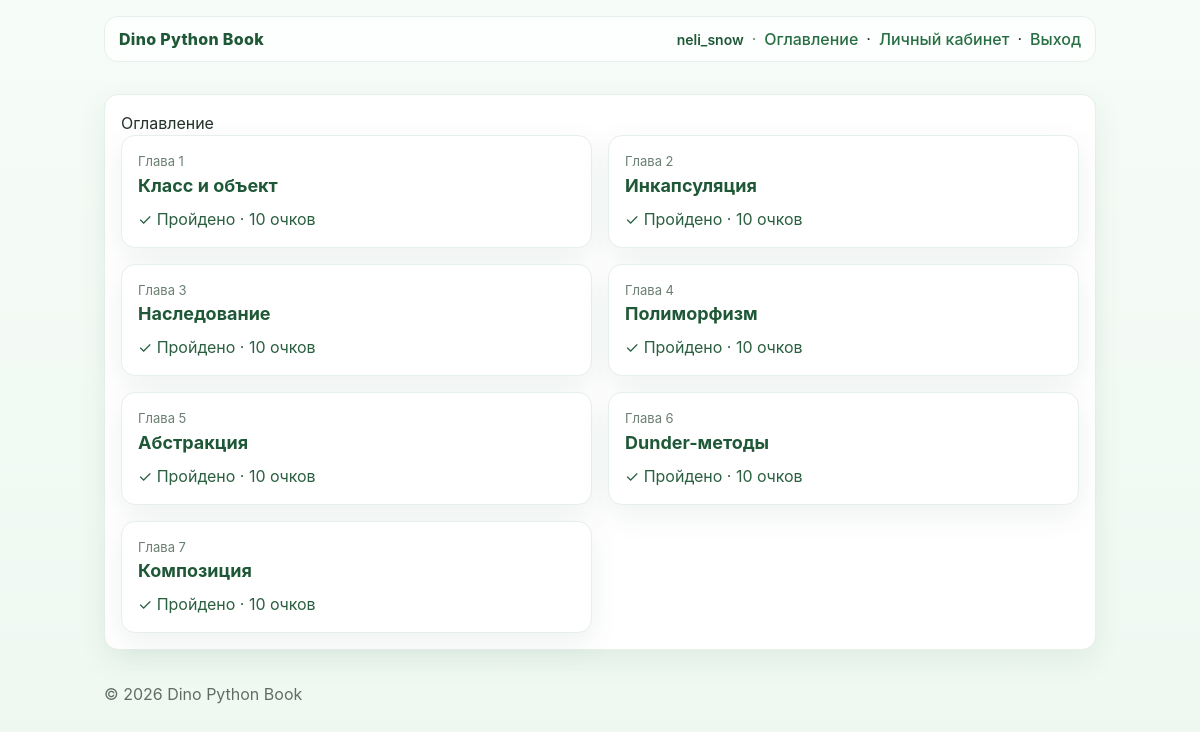
/toc/ (signed in), run on the app's committed database.
### core/models.py (models this page shows, shortened)
class Lesson(models.Model):
    title = models.CharField(max_length=200)
    slug = models.SlugField(unique=True)
    order = models.PositiveIntegerField(default=0)
    chapter = models.CharField(max_length=100, default='ООП')
    theory_html = models.TextField(blank=True, default='')
    starter_code = models.TextField(blank=True, default='')
    tests_inline = models.TextField(blank=True, default='')
    class Meta:
        ordering = ['order']

### core/views.py (the view)
# urls.py: path('toc/', views.toc, name='toc'),
@login_required
def toc(request):
    from .models import Lesson, ChapterProgress
    lessons = list(Lesson.objects.all())
    progresses = {p.lesson_id: p for p in ChapterProgress.objects.filter(user=request.user, lesson__in=lessons)}
    data = []
    for l in lessons:
        prog = progresses.get(l.id)
        data.append({
            'lesson': l,
            'is_completed': bool(prog and prog.is_completed),
            'best_score': prog.best_score if prog else 0,
        })
    return render(request, 'core/toc.html', {'items': data})

### templates/core/toc.html (shortened to what this page needs)
{% extends 'core/base.html' %}
{% block content %}
<div class="card">
  <h2 style="margin-top:0;">Оглавление</h2>
  <div class="grid" style="grid-template-columns:1fr 1fr;">
    {% for it in items %}
      <a href="/lesson/{{ it.lesson.slug }}/" class="card" style="display:block; text-decoration:none;">
        <div style="font-size:13px; color:var(--muted);">Глава {{ it.lesson.order }}</div>
        <div style="font-size:18px; font-weight:700; color:var(--dino-green-900);">{{ it.lesson.title }}</div>
        {% if it.is_completed %}
          <div style="margin-top:8px; color:#2a5f40;">✓ Пройдено · {{ it.best_score }}
            {% if it.best_score == 1 %}очко
            {% elif it.best_score >= 2 and it.best_score <= 4 %}очка
            {% else %}очков
            {% endif %}
          </div>
        {% else %}
          <div style="margin-top:8px; color:var(--muted);">В процессе</div>
        {% endif %}
      </a>
    {% empty %}
      <div>Пока нет уроков. Добавьте их через админку.</div>
    {% endfor %}
  </div>
</div>
{% endblock %}

### templates/core/base.html (shortened to what this page needs)
<!DOCTYPE html>
<html lang="ru">
<head>
    <script src="https://cdn.tailwindcss.com"></script>
    <link rel="stylesheet" href="/static/core/css/theme.css">
</head>
<body class="app-shell">
    <header class="container app-header">
        <div class="app-header-inner">
            <div><a href="/" class="brand">Dino Python Book</a></div>
            <nav class="top-nav">
                {% if user.is_authenticated %}
                    <span class="nav-user">{{ user.username }}</span>
                    <span class="top-nav-dot">·</span>
                    <a href="/toc/">Оглавление</a> ·
                    <a href="/profile/">Личный кабинет</a> ·
                    <a href="/logout/">Выход</a>
                {% else %}
                    <a href="/login/">Войти</a>
                {% endif %}
            </nav>
        </div>
    </header>
    <main class="container page enter" id="page">
        {% block content %}{% endblock %}
    </main>
    <footer class="container app-footer">
        © 2026 Dino Python Book
    </footer>
</body>
</html>

### static/core/css/theme.css (style rules this page uses)
:root { --dino-green-50: #f3fbf6; --dino-green-100: #e6f7ec; --dino-green-200: #c9ecd5; --dino-green-300: #a7dfbb; --dino-green-400: #7fcf9b; --dino-green-500: #59bf7e; --dino-green-600: #3aa865; --dino-green-700: #2f8852; --dino-green-800: #276e43; --dino-green-900: #1f5837; --paper-bg: #f7fbf8; --ink: #233329; --card-bg: #ffffff; --card-border: #e6efe9; --muted: #6b7f73; }
body { background: var(--paper-bg); color: var(--ink); }
header a, nav a { color: var(--dino-green-800); text-decoration: none; }
.card { background: var(--card-bg); border: 1px solid var(--card-border); border-radius: 14px; box-shadow: 0 10px 30px rgba(31, 88, 55, .08); padding: 16px; }
.app-shell { --mx: 50vw; --my: 50vh; background: radial-gradient(circle at var(--mx) var(--my), rgba(89,191,126,.10), transparent 240px), linear-gradient(180deg, #f6fcf8 0%, #eef8f1 100%); min-height: 100vh; }
.app-header { position: sticky; top: 0; z-index: 20; }
.app-header-inner { display: flex; align-items: center; justify-content: space-between; background: rgba(255,255,255,.78); border: 1px solid var(--card-border); border-radius: 14px; padding: 10px 14px; backdrop-filter: blur(8px); }
.brand { font-weight: 800; letter-spacing: .3px; color: var(--dino-green-900); }
.top-nav { display: flex; align-items: center; flex-wrap: wrap; gap: 4px 8px; }
.top-nav a { font-weight: 500; }
.nav-user { font-weight: 600; font-size: 14px; color: var(--dino-green-900); max-width: 220px; overflow: hidden; text-overflow: ellipsis; white-space: nowrap; }
.top-nav-dot { color: var(--muted); user-select: none; }
.app-footer { opacity: .7; padding-bottom: 24px; }
.page { transform-origin: left center; transition: transform 400ms ease, opacity 400ms ease; }

### templates/core/base.html (style rules this page uses)
body { font-family: Inter, ui-sans-serif, system-ui; margin: 0; }
.container { max-width: 1180px; margin: 0 auto; padding: 16px; }
.grid { display: grid; gap: 16px; }

### data on the page
Lesson: lesson.order "1", lesson "Класс и объект", best_score "10"
Lesson: lesson.order "2", lesson "Инкапсуляция", best_score "10"
Lesson: lesson.order "3", lesson "Наследование", best_score "10"
Lesson: lesson.order "4", lesson "Полиморфизм", best_score "10"
Lesson: lesson.order "5", lesson "Абстракция", best_score "10"
Lesson: lesson.order "6", lesson "Dunder-методы", best_score "10"
Lesson: lesson.order "7", lesson "Композиция", best_score "10"

### other printed values
{{ user.username }} "neli_snow"
